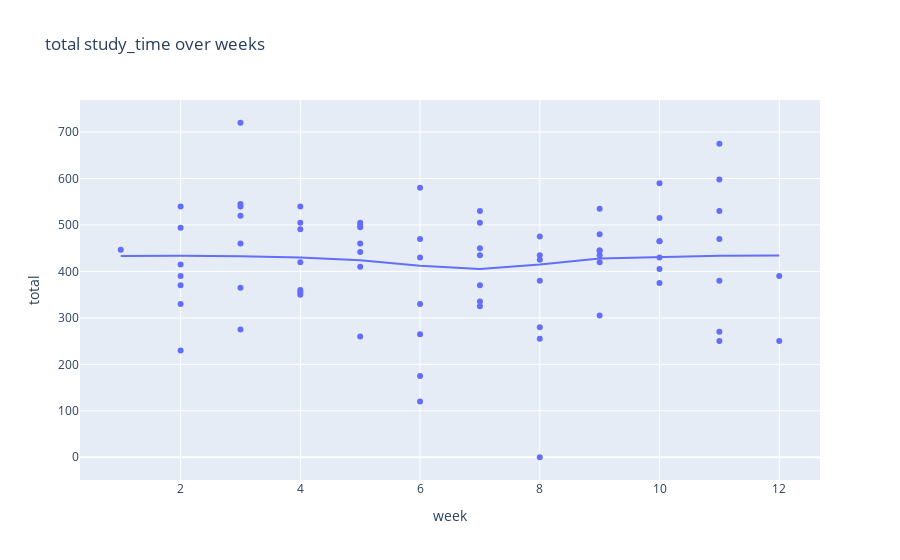

This figure's notebook cell:
### Code cell
graph = clean_study[clean_study['week']!=0]
px.scatter(graph, x='week',y='total', title='total study_time over weeks',trendline='lowess')

### Figure 1 — Plotly figure (JSON) as saved in the notebook; plotly's stock layout.template omitted (floating-point values rounded to 4 significant figures)
{"data": [{"hovertemplate": "week=%{x}<br>total=%{y}<extra></extra>", "legendgroup": "", "marker": {"color": "#636efa", "symbol": "circle"}, "mode": "markers", "name": "", "orientation": "v", "showlegend": false, "type": "scatter", "x": [1, 2, 2, 2, 2, 2, 2, 2, 3, 3, 3, 3, 3, 3, 3, 4, 4, 4, 4, 4, 4, 4, 5, 5, 5, 5, 5, 5, 5, 6, 6, 6, 6, 6, 6, 6, 7, 7, 7, 7, 7, 7, 7, 8, 8, 8, 8, 8, 8, 8, 9, 9, 9, 9, 9, 9, 9, 10, 10, 10, 10, 10, 10, 10, 11, 11, 11, 11, 11, 11, 11, 12, 12], "xaxis": "x", "y": [446.5, 540, 494, 370, 390, 330, 230, 415, 545, 460, 540, 520, 365, 275, 720, 491, 350, 540, 355, 420, 360, 505, 500, 505, 495, 410, 260, 442, 460, 430, 470, 330, 265, 175, 120, 580, 505, 450, 530, 435, 370, 335, 325, 475, 435, 425, 255, 0, 380, 280, 305, 435, 480, 535, 420, 445, 445, 405, 430, 590, 465, 375, 465, 515, 598, 380, 675, 470, 530, 250, 270, 390, 250], "yaxis": "y"}, {"hovertemplate": "<b>LOWESS trendline</b><br><br>week=%{x}<br>total=%{y} <b>(trend)</b><extra></extra>", "legendgroup": "", "marker": {"color": "#636efa", "symbol": "circle"}, "mode": "lines", "name": "", "showlegend": false, "type": "scatter", "x": [1, 2, 2, 2, 2, 2, 2, 2, 3, 3, 3, 3, 3, 3, 3, 4, 4, 4, 4, 4, 4, 4, 5, 5, 5, 5, 5, 5, 5, 6, 6, 6, 6, 6, 6, 6, 7, 7, 7, 7, 7, 7, 7, 8, 8, 8, 8, 8, 8, 8, 9, 9, 9, 9, 9, 9, 9, 10, 10, 10, 10, 10, 10, 10, 11, 11, 11, 11, 11, 11, 11, 12, 12], "xaxis": "x", "y": [433.0, 433.9, 433.9, 433.9, 433.9, 433.9, 433.9, 433.9, 432.4, 432.4, 432.4, 432.4, 432.4, 432.4, 432.4, 430.1, 430.1, 430.1, 430.1, 430.1, 430.1, 430.1, 424.1, 424.1, 424.1, 424.1, 424.1, 424.1, 424.1, 412.3, 412.3, 412.3, 412.3, 412.3, 412.3, 412.3, 405.1, 405.1, 405.1, 405.1, 405.1, 405.1, 405.1, 414.7, 414.7, 414.7, 414.7, 414.7, 414.7, 414.7, 427.9, 427.9, 427.9, 427.9, 427.9, 427.9, 427.9, 431.3, 431.3, 431.3, 431.3, 431.3, 431.3, 431.3, 433.6, 433.6, 433.6, 433.6, 433.6, 433.6, 433.6, 434.3, 434.3], "yaxis": "y"}], "layout": {"legend": {"tracegroupgap": 0}, "title": {"text": "total study_time over weeks"}, "xaxis": {"anchor": "y", "domain": [0, 1], "title": {"text": "week"}}, "yaxis": {"anchor": "x", "domain": [0, 1], "title": {"text": "total"}}}}
